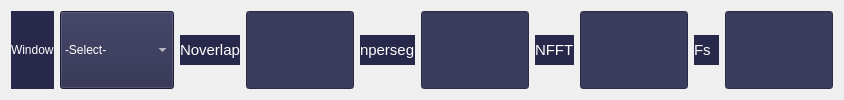
                 <widget class="QWidget" name="channelselect_2" native="true">
                  <layout class="QHBoxLayout" name="horizontalLayout_32">
                   <item>
                    <layout class="QHBoxLayout" name="box_3">
                     <item>
                      <layout class="QHBoxLayout" name="box_2">
                       <item>
                        <widget class="QLabel" name="label_9">
                         <property name="sizePolicy">
                          <sizepolicy hsizetype="Minimum" vsizetype="Preferred">
                           <horstretch>0</horstretch>
                           <verstretch>0</verstretch>
                          </sizepolicy>
                         </property>
                         <property name="minimumSize">
                          <size>
                           <width>25</width>
                           <height>25</height>
                          </size>
                         </property>
                         <property name="styleSheet">
                          <string notr="true">color: rgb(255, 255, 255) ;
background-color: rgba(40,40,74,255);</string>
                         </property>
                         <property name="text">
                          <string>Window</string>
                         </property>
                        </widget>
                       </item>
                       <item>
                        <widget class="QComboBox" name="typebox_window">
                         <property name="sizePolicy">
                          <sizepolicy hsizetype="Minimum" vsizetype="Preferred">
                           <horstretch>0</horstretch>
                           <verstretch>0</verstretch>
                          </sizepolicy>
                         </property>
                         <property name="minimumSize">
                          <size>
                           <width>25</width>
                           <height>25</height>
                          </size>
                         </property>
                         <property name="styleSheet">
                          <string notr="true">color: rgb(255, 255, 255) ;
background-color: rgba(40,40,74,255);</string>
                         </property>
                         <item>
                          <property name="text">
                           <string>-Select-</string>
                          </property>
                         </item>
                         <item>
                          <property name="text">
                           <string>boxcar</string>
                          </property>
                         </item>
                         <item>
                          <property name="text">
                           <string>triang</string>
                          </property>
                         </item>
                         <item>
                          <property name="text">
                           <string>blackman</string>
                          </property>
                         </item>
                         <item>
                          <property name="text">
                           <string>hamming</string>
                          </property>
                         </item>
                         <item>
                          <property name="text">
                           <string>hann</string>
                          </property>
                         </item>
                         <item>
                          <property name="text">
                           <string>bartlett</string>
                          </property>
                         </item>
                         <item>
                          <property name="text">
                           <string>flattop</string>
                          </property>
                         </item>
                         <item>
                          <property name="text">
                           <string>parzen</string>
                          </property>
                         </item>
                         <item>
                          <property name="text">
                           <string>bohman</string>
                          </property>
                         </item>
                         <item>
                          <property name="text">
                           <string>blackmanharris</string>
                          </property>
                         </item>
                         <item>
                          <property name="text">
                           <string>nuttall</string>
                          </property>
                         </item>
                         <item>
                          <property name="text">
                           <string>barthann</string>
                          </property>
                         </item>
                         <item>
                          <property name="text">
                           <string>cosine</string>
                          </property>
                         </item>
                         <item>
                          <property name="text">
                           <string>exponential</string>
                          </property>
                         </item>
                         <item>
                          <property name="text">
                           <string>tukey</string>
                          </property>
                         </item>
                         <item>
                          <property name="text">
                           <string>taylor</string>
                          </property>
                         </item>
                        </widget>
                       </item>
                       <item>
                        <widget class="QLabel" name="label_noverlap">
                         <property name="sizePolicy">
                          <sizepolicy hsizetype="Minimum" vsizetype="Preferred">
                           <horstretch>0</horstretch>
                           <verstretch>0</verstretch>
                          </sizepolicy>
                         </property>
                         <property name="minimumSize">
                          <size>
                           <width>25</width>
                           <height>25</height>
                          </size>
                         </property>
                         <property name="maximumSize">
                          <size>
                           <width>16777215</width>
                           <height>30</height>
                          </size>
                         </property>
                         <property name="font">
                          <font>
                           <pointsize>11</pointsize>
                          </font>
                         </property>
                         <property name="styleSheet">
                          <string notr="true">color: rgb(255, 255, 255) ;
background-color: rgba(40,40,74,255);</string>
                         </property>
                         <property name="text">
                          <string>Noverlap</string>
                         </property>
                         <property name="alignment">
                          <set>Qt::AlignLeading|Qt::AlignLeft|Qt::AlignVCenter</set>
                         </property>
                        </widget>
                       </item>
                       <item>
                        <widget class="QLineEdit" name="noverlap">
                         <property name="sizePolicy">
                          <sizepolicy hsizetype="Minimum" vsizetype="Preferred">
                           <horstretch>0</horstretch>
                           <verstretch>0</verstretch>
                          </sizepolicy>
                         </property>
                         <property name="minimumSize">
                          <size>
                           <width>25</width>
                           <height>25</height>
                          </size>
                         </property>
                         <property name="styleSheet">
                          <string notr="true">background-color: rgba(60,60,94,255);
color:rgb(255, 255, 255)</string>
                         </property>
                        </widget>
                       </item>
                       <item>
                        <widget class="QLabel" name="label_nperseg">
                         <property name="sizePolicy">
                          <sizepolicy hsizetype="Minimum" vsizetype="Preferred">
                           <horstretch>0</horstretch>
                           <verstretch>0</verstretch>
                          </sizepolicy>
                         </property>
                         <property name="minimumSize">
                          <size>
                           <width>25</width>
                           <height>25</height>
                          </size>
                         </property>
                         <property name="maximumSize">
                          <size>
                           <width>16777215</width>
                           <height>30</height>
                          </size>
                         </property>
                         <property name="font">
                          <font>
                           <pointsize>11</pointsize>
                          </font>
                         </property>
                         <property name="styleSheet">
                          <string notr="true">color: rgb(255, 255, 255) ;
background-color: rgba(40,40,74,255);</string>
                         </property>
                         <property name="text">
                          <string>nperseg</string>
                         </property>
                         <property name="alignment">
                          <set>Qt::AlignLeading|Qt::AlignLeft|Qt::AlignVCenter</set>
                         </property>
                        </widget>
                       </item>
                       <item>
                        <widget class="QLineEdit" name="nperseg">
                         <property name="sizePolicy">
                          <sizepolicy hsizetype="Minimum" vsizetype="Preferred">
                           <horstretch>0</horstretch>
                           <verstretch>0</verstretch>
                          </sizepolicy>
                         </property>
                         <property name="minimumSize">
                          <size>
                           <width>25</width>
                           <height>25</height>
                          </size>
                         </property>
                         <property name="styleSheet">
                          <string notr="true">background-color: rgba(60,60,94,255);
color:rgb(255, 255, 255)</string>
                         </property>
                        </widget>
                       </item>
                       <item>
                        <widget class="QLabel" name="label_nfft">
                         <property name="sizePolicy">
                          <sizepolicy hsizetype="Minimum" vsizetype="Preferred">
                           <horstretch>0</horstretch>
                           <verstretch>0</verstretch>
                          </sizepolicy>
                         </property>
                         <property name="minimumSize">
                          <size>
                           <width>25</width>
                           <height>25</height>
                          </size>
                         </property>
                         <property name="maximumSize">
                          <size>
                           <width>16777215</width>
                           <height>30</height>
                          </size>
                         </property>
                         <property name="font">
                          <font>
                           <pointsize>11</pointsize>
                          </font>
                         </property>
                         <property name="styleSheet">
                          <string notr="true">color: rgb(255, 255, 255) ;
background-color: rgba(40,40,74,255);</string>
                         </property>
                         <property name="text">
                          <string>NFFT</string>
                         </property>
                         <property name="alignment">
                          <set>Qt::AlignLeading|Qt::AlignLeft|Qt::AlignVCenter</set>
                         </property>
                        </widget>
                       </item>
                       <item>
                        <widget class="QLineEdit" name="nfft">
                         <property name="sizePolicy">
                          <sizepolicy hsizetype="Minimum" vsizetype="Preferred">
                           <horstretch>0</horstretch>
                           <verstretch>0</verstretch>
                          </sizepolicy>
                         </property>
                         <property name="minimumSize">
                          <size>
                           <width>25</width>
                           <height>25</height>
                          </size>
                         </property>
                         <property name="styleSheet">
                          <string notr="true">background-color: rgba(60,60,94,255);
color:rgb(255, 255, 255)</string>
                         </property>
                        </widget>
                       </item>
                       <item>
                        <widget class="QLabel" name="label_fs">
                         <property name="sizePolicy">
                          <sizepolicy hsizetype="Minimum" vsizetype="Preferred">
                           <horstretch>0</horstretch>
                           <verstretch>0</verstretch>
                          </sizepolicy>
                         </property>
                         <property name="minimumSize">
                          <size>
                           <width>25</width>
                           <height>25</height>
                          </size>
                         </property>
                         <property name="maximumSize">
                          <size>
                           <width>16777215</width>
                           <height>30</height>
                          </size>
                         </property>
                         <property name="font">
                          <font>
                           <pointsize>11</pointsize>
                          </font>
                         </property>
                         <property name="styleSheet">
                          <string notr="true">color: rgb(255, 255, 255) ;
background-color: rgba(40,40,74,255);</string>
                         </property>
                         <property name="text">
                          <string>Fs</string>
                         </property>
                         <property name="alignment">
                          <set>Qt::AlignLeading|Qt::AlignLeft|Qt::AlignVCenter</set>
                         </property>
                        </widget>
                       </item>
                       <item>
                        <widget class="QLineEdit" name="fs">
                         <property name="sizePolicy">
                          <sizepolicy hsizetype="Minimum" vsizetype="Preferred">
                           <horstretch>0</horstretch>
                           <verstretch>0</verstretch>
                          </sizepolicy>
                         </property>
                         <property name="minimumSize">
                          <size>
                           <width>25</width>
                           <height>25</height>
                          </size>
                         </property>
                         <property name="styleSheet">
                          <string notr="true">background-color: rgba(60,60,94,255);
color:rgb(255, 255, 255)</string>
                         </property>
                        </widget>
                       </item>
                      </layout>
                     </item>
                    </layout>
                   </item>
                  </layout>
                 </widget>
